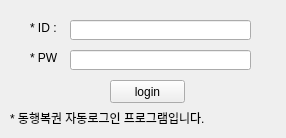
<?xml version="1.0" encoding="UTF-8"?>
<ui version="4.0">
 <class>Form</class>
 <widget class="QWidget" name="Form">
  <property name="geometry">
   <rect>
    <x>0</x>
    <y>0</y>
    <width>286</width>
    <height>138</height>
   </rect>
  </property>
  <property name="windowTitle">
   <string>동행복권 자동로그인 접속 1.0 tklim</string>
  </property>
  <widget class="QLabel" name="lbid">
   <property name="geometry">
    <rect>
     <x>30</x>
     <y>20</y>
     <width>31</width>
     <height>16</height>
    </rect>
   </property>
   <property name="focusPolicy">
    <enum>Qt::NoFocus</enum>
   </property>
   <property name="styleSheet">
    <string notr="true">font: 75 12pt &quot;Agency FB&quot;;</string>
   </property>
   <property name="text">
    <string>* ID :</string>
   </property>
  </widget>
  <widget class="QLabel" name="lbpw">
   <property name="geometry">
    <rect>
     <x>30</x>
     <y>50</y>
     <width>31</width>
     <height>16</height>
    </rect>
   </property>
   <property name="styleSheet">
    <string notr="true">font: 75 12pt &quot;Agency FB&quot;;</string>
   </property>
   <property name="text">
    <string>* PW :</string>
   </property>
  </widget>
  <widget class="QPushButton" name="btlogin">
   <property name="geometry">
    <rect>
     <x>110</x>
     <y>80</y>
     <width>75</width>
     <height>23</height>
    </rect>
   </property>
   <property name="text">
    <string>login</string>
   </property>
  </widget>
  <widget class="QLabel" name="label">
   <property name="geometry">
    <rect>
     <x>10</x>
     <y>110</y>
     <width>271</width>
     <height>16</height>
    </rect>
   </property>
   <property name="styleSheet">
    <string notr="true">font: 8pt &quot;Agency FB&quot;;</string>
   </property>
   <property name="text">
    <string>* 동행복권 자동로그인 프로그램입니다.</string>
   </property>
  </widget>
  <widget class="QLineEdit" name="txtid">
   <property name="geometry">
    <rect>
     <x>70</x>
     <y>20</y>
     <width>181</width>
     <height>20</height>
    </rect>
   </property>
  </widget>
  <widget class="QLineEdit" name="txtpw">
   <property name="geometry">
    <rect>
     <x>70</x>
     <y>50</y>
     <width>181</width>
     <height>20</height>
    </rect>
   </property>
   <property name="echoMode">
    <enum>QLineEdit::Password</enum>
   </property>
  </widget>
 </widget>
 <resources/>
 <connections>
  <connection>
   <sender>btlogin</sender>
   <signal>clicked()</signal>
   <receiver>Form</receiver>
   <slot>auto_dlottosite()</slot>
   <hints>
    <hint type="sourcelabel">
     <x>111</x>
     <y>92</y>
    </hint>
    <hint type="destinationlabel">
     <x>186</x>
     <y>109</y>
    </hint>
   </hints>
  </connection>
 </connections>
 <slots>
  <slot>auto_dlottosite()</slot>
 </slots>
</ui>
